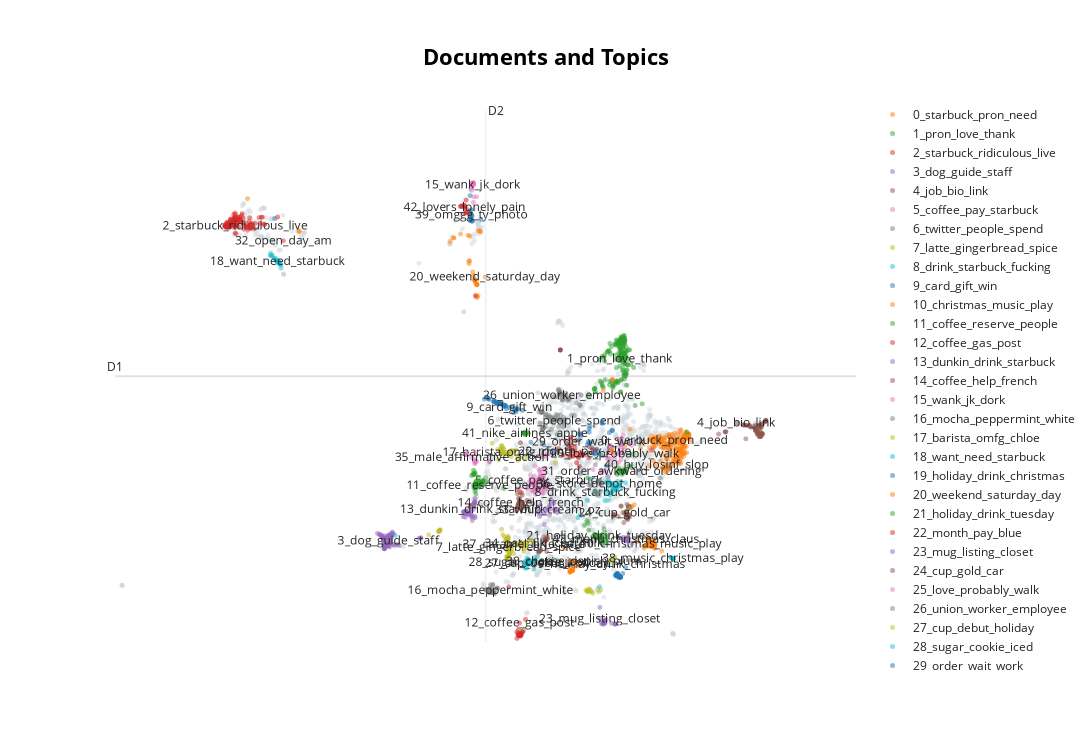

Notebook cell for this chart:
### Code cell
topic_model.visualize_documents(df['preprocessed_tweet'].values[:3000].tolist())
